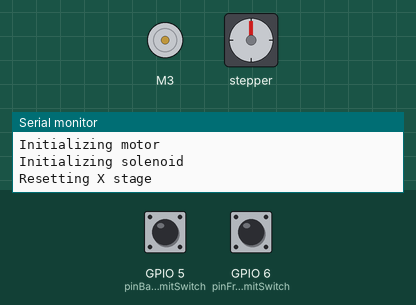
Bench run of a sketch on a simulated ESP32-S3. On the bench: DC motor (green arrow = forward, orange = backward, longer = faster), stepper motor, the last lines printed to the serial monitor. The inputs (shaded band) are chosen by the test bench; at power-on: GPIO 5 (pinBackLimitSwitch) LOW, GPIO 6 (pinFrontLimitSwitch) LOW. Stepper angles assume 200 steps per turn.

Above: at 1.8 s.
1.9 s: GPIO 5 (pinBackLimitSwitch) pulled HIGH for 0.15 s
At 2.2 s:
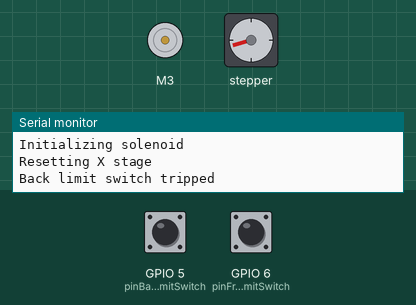
5.0 s: GPIO 5 (pinBackLimitSwitch) pulled HIGH for 1 s
At 27.7 s:
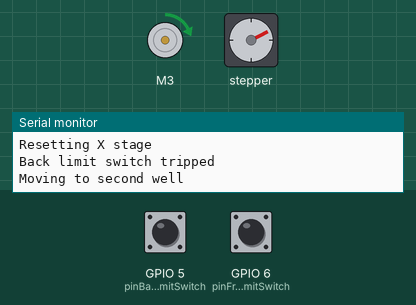
Timing chart, 0 to 28.6 s (numbered marks = the images above; inputs shaded):
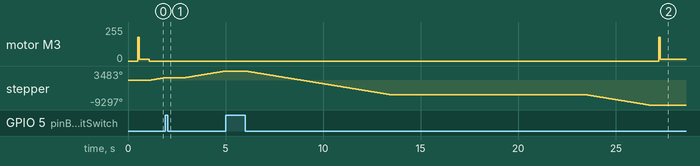

The sketch:

BreviTest_v4_1.ino
```cpp
#include <Wire.h>
#include <WiFi.h>
#include <WiFiClient.h>
#include <Base64.h>
#include <global.h>
#include <sha1.h>
#include <WebSocketClient.h>
#include "Adafruit_TCS34725.h"
#include "Adafruit_MotorShield.h"
#include "utility/Adafruit_PWMServoDriver.h"

#define channelMotor 1
#define channelSolenoid 3

#define pinFrontLimitSwitch 6
#define pinBackLimitSwitch 5

#define pinAssaySensorSDA A0
#define pinAssaySensorSCL A1
#define pinControlSensorSDA A2
#define pinControlSensorSCL A3

// NOTE: FORWARD and BACKWARD are reversed for the stepper motor!!!

#define STEP_FORWARD BACKWARD
#define STEP_BACKWARD FORWARD

#define mmPerRotation 1.0
#define solenoidDelay 2000
#define mmPerRaster 0.5
#define stepsPerRotation 200
#define rpm 200

#define number_of_wells 4   // does not include microbead and color wells
#define number_of_sensor_readings 10
#define delay_between_sensor_readings 500

#define solenoid_sustain_power 15
#define solenoid_surge_power 180
#define solenoid_surge_period 80

double rps = rpm / 60.0;
double mmPerSec = mmPerRotation * rps;
double stepsPerSec = stepsPerRotation * rps;
double delayAtFullSpeed = 1000.0 / (stepsPerRotation * rps);
double mmPerStep = mmPerRotation / stepsPerRotation;
int stepsPerRaster = int(round(mmPerRaster / mmPerStep));
double secsPerRaster = stepsPerRaster / stepsPerSec;
int solenoidDelayAfterRaster = int(round(solenoidDelay - secsPerRaster * 1000.0));

Adafruit_MotorShield AFMS;
Adafruit_StepperMotor *motor;
Adafruit_DCMotor *solenoid;

#define HELLO_INTERVAL 3000UL

//char ssid2[] = "AlphaDev Wifi 2";     //  your network SSID (name)
//char pass2[] = "alpha123";    // your network password
//char ssid[] = "Linbeck Home";     //  your network SSID (name)
//char pass[] = "2january88";    // your network password
//int wifi_status = WL_IDLE_STATUS;     // the Wifi radio's status
//WiFiClient client;
//SocketIOClient websocketClient;
//IPAddress ip_address;

//extern void wifi_setup();
//extern void wifi_loop();
extern void device_setup();
extern void sensor_setup();
extern void run_brevitest();
extern void read_sensors();
extern void get_sensor_readings();
extern void reset_x_stage();
extern void calibrate_sensors();
extern void move_mm(float mm);
extern void test_sensors();

struct RawSensorReading {
  uint16_t r;
  uint16_t g;
  uint16_t b;
  uint16_t c;
};

struct SensorReading {
  RawSensorReading raw;
  struct norm {
    float r;
    float g;
    float b;
  } norm;
  int colorTemp;
  int lux;
  int count;

  SensorReading() {
    raw.r = 0;
    raw.g = 0;
    raw.b = 0;
    raw.c = 0;
    norm.r = 0;
    norm.g = 0;
    norm.b = 0;
    colorTemp = 0;
    lux = 0;
    count = 0;
  }
};

struct SensorReadingDiff {
  struct raw {
    int r;
    int g;
    int b;
    int c;
  } raw;

  struct norm {
    float r;
    float g;
    float b;
  } norm;

  SensorReadingDiff() {
    raw.r = 0;
    raw.g = 0;
    raw.b = 0;
    raw.c = 0;

    norm.r = 0;
    norm.g = 0;
    norm.b = 0;
  }
};

struct SensorSample {
  long r;
  long g;
  long b;
  long c;
  int count;

  SensorSample() {
    r = 0;
    g = 0;
    b = 0;
    c = 0;
    count = 0;
  }
};

void setup() {
  Serial.begin(9600);
  Serial.println(F("Serial port started"));
  delay(500);

  // setup sensors
  sensor_setup();
//  calibrate_sensors();

  // set up stepping motor and solenoid
  device_setup();

  // set up wifi
  //wifi_setup();
}

void loop() {
//  wifi_loop();
  run_brevitest();

//  delay(10000);

//    test_sensors();
    while (true);
}
```

BTDevice.ino
```cpp
void device_setup() {
    // initialize pins
  pinMode(pinFrontLimitSwitch, INPUT);
  pinMode(pinBackLimitSwitch, INPUT);
//  Serial.println(digitalRead(pinFrontLimitSwitch));
//  Serial.println(digitalRead(pinBackLimitSwitch));

  Serial.println(F("Initializing motor shield"));
  AFMS = Adafruit_MotorShield();
  AFMS.begin();
  Serial.println(F("Initializing motor"));
  motor = AFMS.getStepper(stepsPerRotation, channelMotor);
  motor->setSpeed(rpm);
  Serial.println(F("Initializing solenoid"));
  solenoid = AFMS.getMotor(channelSolenoid);

  solenoid_in();
  delay(500);
  solenoid_out();

  reset_x_stage();
}

void move_steps(int steps, int dir, int rate) {
  //Serial.print(F("Moving "));
  //Serial.print(steps);
  //Serial.println(F(" steps"));
  for (int i = 0; i < steps; i += 1) {
    if (dir == STEP_FORWARD && digitalRead(pinFrontLimitSwitch) == HIGH) {
      Serial.println(F("Front limit switch tripped"));
      return;
    }
    if (dir == STEP_BACKWARD && digitalRead(pinBackLimitSwitch) == HIGH) {
      Serial.println(F("Back limit switch tripped"));
      return;
    }
    motor->step(1, dir, rate);
  }
}

void move_mm(float mm) {
  int steps = int(round(abs(mm) / mmPerStep));
  //Serial.print(F("Steps: "));
  //Serial.println(steps);
  if (mm > 0) {
    move_steps(steps, STEP_FORWARD, SINGLE);
  }
  else {
    move_steps(steps, STEP_BACKWARD, SINGLE);
  }
}

void reset_x_stage() {
  Serial.println(F("Resetting X stage"));
  move_steps(30000, STEP_BACKWARD, SINGLE);
  motor->release();
  delay(1000);
}

void solenoid_out() {
  //Serial.println(F("Shifting out..."));
  solenoid->run(RELEASE);
}

void solenoid_in() {
  //Serial.println(F("Shifting in..."));
  solenoid->setSpeed(solenoid_surge_power);
  solenoid->run(FORWARD);
  delay(solenoid_surge_period);
  solenoid->setSpeed(solenoid_sustain_power);
}

void run_brevitest() {
  Serial.println(F("Running BreviTest..."));
  reset_x_stage();
  bt_move_to_second_well();
  delay(10000); // put in card
  move_mm(10.0);
  raster_well(5.0); // sample well
  bt_move_to_next_well();
  raster_well(5.0); // buffer well
  bt_move_to_next_well();
  raster_well(5.0); // cortisol-hrp well
  bt_read_sensors();
  bt_move_to_next_well();
  raster_well(5.0); // buffer well
  bt_move_to_next_well();
  raster_well(7.0); // tmb substrate well
  move_mm(-7.0);
  raster_well(7.0);
  bt_position_sensors();
  bt_read_sensors();

  bt_cleanup();
}

void bt_move_to_second_well() {
  Serial.println(F("Moving to second well"));
  move_mm(25.0);
}

void raster_well(float mm) {
  int number_of_rasters = int(round(mm/ mmPerRaster));
  for (int i = 0; i < number_of_rasters; i += 1) {
    move_mm(mmPerRaster);
    if (i < 1) {
      delay(500);
      solenoid_in();
      delay(2200);
      solenoid_out();
    }
    else {
      for (int k = 0; k < 4; k += 1) {
      delay(250);
      solenoid_in();
      delay(700);
      solenoid_out();
    }
  }
  }
  delay(4000);
}
void bt_move_to_next_well() {
  Serial.println(F("Moving to next well"));
  move_mm(5.0);
}

void bt_position_sensors() {
  Serial.println(F("Moving sensors into position"));
  move_mm(-22.0);
}

void bt_read_sensors() {
  Serial.println(F("Reading sensors"));
  get_sensor_readings();
}

void bt_cleanup() {
  Serial.println(F("Finishing up"));
  solenoid_out();
  reset_x_stage();
  motor->release();
}
```
